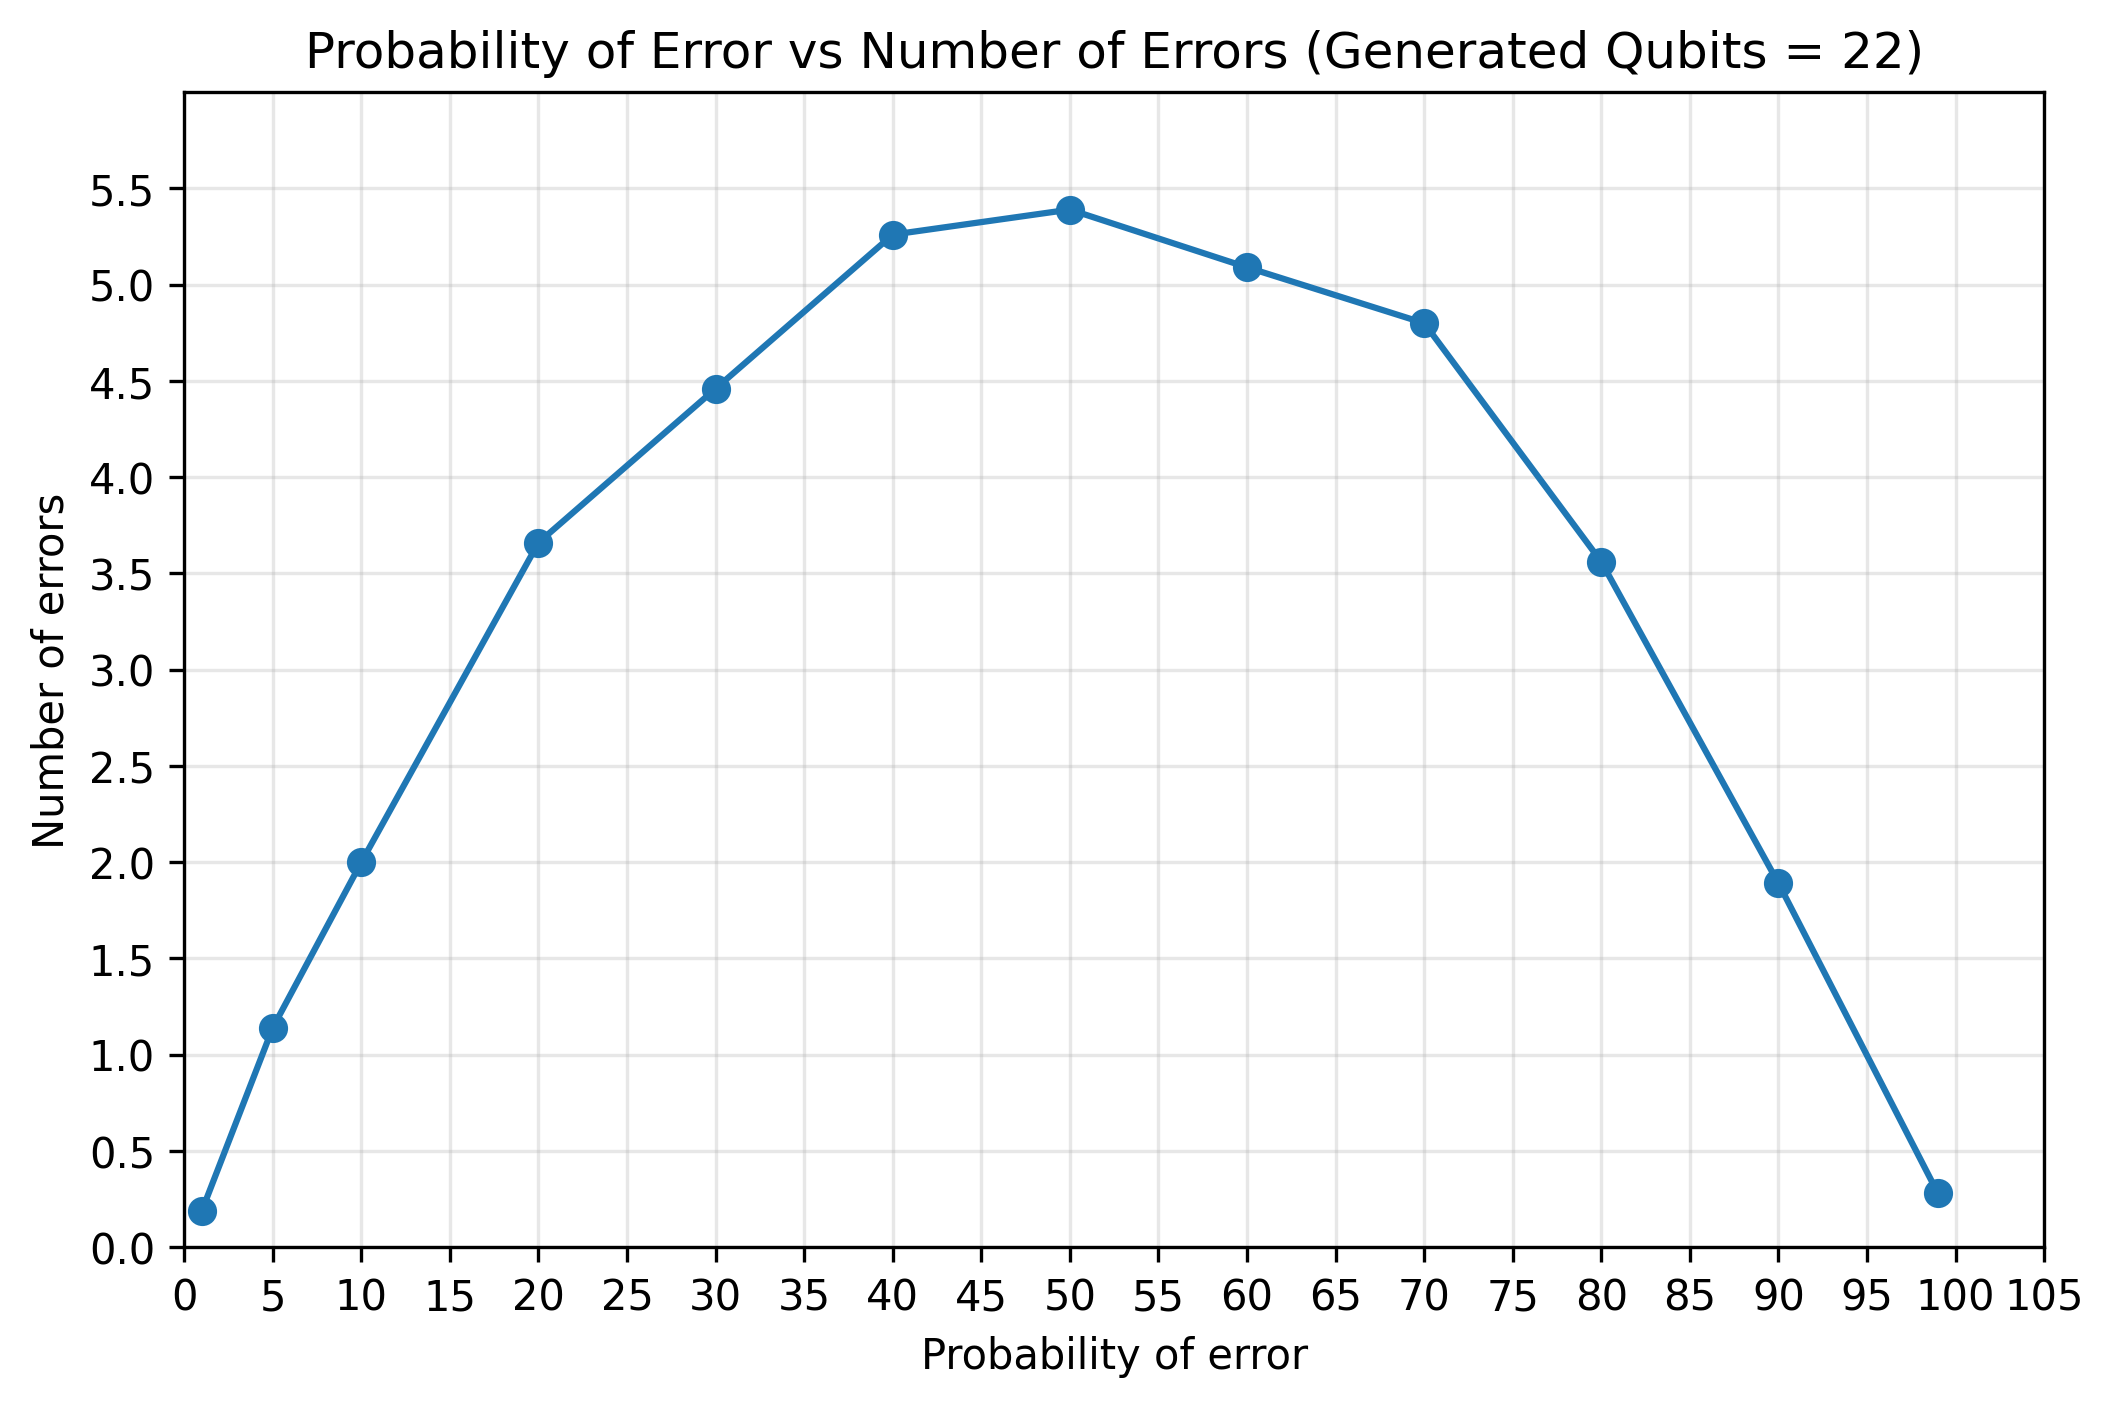

Source code (Python):
import numpy as np
import matplotlib.pyplot as plt

qbit = np.array([1, 5, 10, 20, 30, 40, 50, 60, 70, 80, 90, 99])
err_num = np.array([0.19, 1.14, 2.0, 3.66, 4.46, 5.26, 5.39, 5.09, 4.80, 3.56, 1.89, 0.28])

plt.figure(figsize=(8, 5))

plt.plot(qbit, err_num, ls='-', marker='o')

plt.xlim(1, 100)
plt.ylim(0, 6)

plt.xticks(np.arange(0, 110, 5))
plt.yticks(np.arange(0, 6, 0.5))

plt.xlabel(r'Probability of error')
plt.ylabel(r'Number of errors')
plt.grid(alpha=0.3)

plt.title('Probability of Error vs Number of Errors (Generated Qubits = 22)')

plt.savefig('figure/prob_err_vs_num_err_for_linux.png', format='png', bbox_inches="tight", dpi=300)

plt.show()